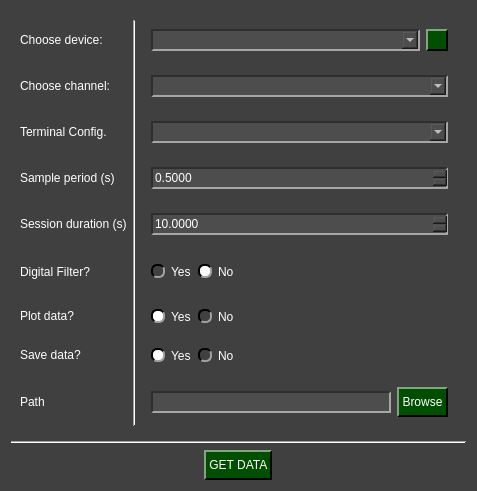
<?xml version="1.0" encoding="UTF-8"?>
<ui version="4.0">
 <class>NIDAQ_GetData_W</class>
 <widget class="QWidget" name="NIDAQ_GetData_W">
  <property name="geometry">
   <rect>
    <x>0</x>
    <y>0</y>
    <width>477</width>
    <height>491</height>
   </rect>
  </property>
  <property name="windowTitle">
   <string>Form</string>
  </property>
  <property name="styleSheet">
   <string notr="true">QComboBox QAbstractItemView {
    background-color: rgb(77, 77, 77);
}

QComboBox QAbstractItemView::item:focus{
    background-color: rgb(140, 140, 140);
}

QDoubleSpinBox{
	background-color: rgb(77, 77, 77);
	
	border-top: 1.5px solid rgb(46, 46, 46);
	border-left: 1.5px solid rgb(46, 46, 46);

	border-bottom: 1.5px solid rgb(166, 166, 166);
	border-right: 1.5px solid rgb(166, 166, 166);
}

QDoubleSpinBox::up-button{
    image: url(:/imgs/imgs/drop_up_arrow.png);
	width: 11px;

	background-color: rgb(0, 79, 0);
	border-top: 1.5px solid rgb(127, 167, 127);
	border-left: 1.5px solid rgb(127, 167, 127);

	border-bottom: 1.5px solid rgb(0, 0, 0);
	border-right: 1.5px solid rgb(0, 0, 0);
}

QDoubleSpinBox::up-button:pressed{
	border: 2px solid rgb(255, 255, 255);
}

QDoubleSpinBox::up-button:hover{
	background-color: rgb(0, 50, 0);
}

QDoubleSpinBox::down-button{
    image: url(:/imgs/imgs/drop_down_arrow.png);
	width: 11px;

	background-color: rgb(0, 79, 0);
	border-top: 1.5px solid rgb(127, 167, 127);
	border-left: 1.5px solid rgb(127, 167, 127);

	border-bottom: 1.5px solid rgb(0, 0, 0);
	border-right: 1.5px solid rgb(0, 0, 0);
}

QDoubleSpinBox::down-button:pressed{
	border: 2px solid rgb(255, 255, 255);
}

QDoubleSpinBox::down-button:hover{
	background-color: rgb(0, 50, 0);
}

QWidget#NIDAQ_GetData_W{
	background-color: rgb(64, 64, 64);
}

QWidget{
	color: rgb(255, 255, 255);
}

QComboBox{
	background-color: rgb(77, 77, 77);
	
	border-top: 1.5px solid rgb(46, 46, 46);
	border-left: 1.5px solid rgb(46, 46, 46);

	border-bottom: 1.5px solid rgb(166, 166, 166);
	border-right: 1.5px solid rgb(166, 166, 166);
}


QComboBox::drop-down{
	image: url(:/imgs/imgs/drop_down_arrow.png);
	width: 11px;

	background-color: rgb(0, 79, 0);
	border-top: 2px solid rgb(127, 167, 127);
	border-left: 2px solid rgb(127, 167, 127);

	border-bottom: 2px solid rgb(0, 0, 0);
	border-right: 2px solid rgb(0, 0, 0);
}

QComboBox::drop-down:hover{
	background-color: rgb(0, 50, 0);
}

QComboBox::drop-down:pressed{
	border: 2px solid rgb(255, 255, 255);
}

QPushButton{
	background-color: rgb(0, 79, 0);

	border-top: 1.5px solid rgb(127, 167, 127);
	border-left: 1.5px solid rgb(127, 167, 127);

	border-bottom: 1.5px solid rgb(0, 0, 0);
	border-right: 1.5px solid rgb(0, 0, 0);

	
	font: 12pt &quot;Helvetica&quot;;
	text-align:center;
}

QWidget{
	font: 12pt &quot;Helvetica&quot;;
}

QPushButton:hover{
	background-color: rgb(0, 50, 0);
}

QPushButton:pressed{
	border: 2px solid rgb(255, 255, 255);
}

QLineEdit{
	background-color: rgb(77, 77, 77);
	border-top: 1.5px solid rgb(46, 46, 46);
	border-left: 1.5px solid rgb(46, 46, 46);

	border-bottom: 1.5px solid rgb(166, 166, 166);
	border-right: 1.5px solid rgb(166, 166, 166);
}

QRadioButton::indicator{
	border-radius: 6px;
	border-top: 1.5px solid rgb(0, 0, 0);
	border-left: 1.5px solid rgb(0, 0, 0);

	border-bottom: 1.5px solid rgb(160, 160, 160);
	border-right: 1.5px solid rgb(160, 160, 160);
}

QRadioButton::indicator::checked{
	background-color: white;
}

QRadioButton::indicator::unchecked:hover{
	background-color: #9F9F9F;
}

QRadioButton::indicator::pressed{
	border: 1.5px solid #505050
}

QPushButton#reload_devices{
	image: url(:/imgs/imgs/reload.png);
	width: 11px;
	background-color: rgb(0, 79, 0);

	border-top: 1.5px solid rgb(127, 167, 127);
	border-left: 1.5px solid rgb(127, 167, 127);

	border-bottom: 1.5px solid rgb(0, 0, 0);
	border-right: 1.5px solid rgb(0, 0, 0);

	
	font: 12pt &quot;Helvetica&quot;;
	text-align:center;
}

QPushButton#reload_devices:hover{
	background-color: rgb(0, 50, 0);
}

QPushButton#reload_devices:pressed{
	border: 2px solid rgb(255, 255, 255);
}</string>
  </property>
  <layout class="QGridLayout" name="gridLayout_2">
   <item row="0" column="0">
    <widget class="QWidget" name="widget" native="true">
     <layout class="QGridLayout" name="gridLayout">
      <item row="6" column="0">
       <widget class="QLabel" name="label_6">
        <property name="minimumSize">
         <size>
          <width>0</width>
          <height>30</height>
         </size>
        </property>
        <property name="maximumSize">
         <size>
          <width>16777215</width>
          <height>30</height>
         </size>
        </property>
        <property name="text">
         <string>Plot data?</string>
        </property>
       </widget>
      </item>
      <item row="7" column="2" alignment="Qt::AlignLeft">
       <widget class="QWidget" name="widget_8" native="true">
        <layout class="QHBoxLayout" name="horizontalLayout_2">
         <item>
          <widget class="QRadioButton" name="yes_save_radio">
           <property name="text">
            <string>Yes</string>
           </property>
           <property name="checked">
            <bool>true</bool>
           </property>
           <attribute name="buttonGroup">
            <string notr="true">save_radio_group</string>
           </attribute>
          </widget>
         </item>
         <item>
          <widget class="QRadioButton" name="no_save_radio">
           <property name="text">
            <string>No</string>
           </property>
           <attribute name="buttonGroup">
            <string notr="true">save_radio_group</string>
           </attribute>
          </widget>
         </item>
        </layout>
       </widget>
      </item>
      <item row="1" column="2">
       <widget class="QWidget" name="widget_3" native="true">
        <layout class="QGridLayout" name="gridLayout_4">
         <item row="0" column="0">
          <widget class="QComboBox" name="channel_combo">
           <property name="minimumSize">
            <size>
             <width>0</width>
             <height>22</height>
            </size>
           </property>
           <property name="maximumSize">
            <size>
             <width>16777215</width>
             <height>22</height>
            </size>
           </property>
          </widget>
         </item>
        </layout>
       </widget>
      </item>
      <item row="0" column="0">
       <widget class="QLabel" name="label">
        <property name="minimumSize">
         <size>
          <width>0</width>
          <height>30</height>
         </size>
        </property>
        <property name="maximumSize">
         <size>
          <width>16777215</width>
          <height>30</height>
         </size>
        </property>
        <property name="text">
         <string>Choose device:</string>
        </property>
       </widget>
      </item>
      <item row="3" column="0">
       <widget class="QLabel" name="label_4">
        <property name="minimumSize">
         <size>
          <width>0</width>
          <height>30</height>
         </size>
        </property>
        <property name="maximumSize">
         <size>
          <width>16777215</width>
          <height>30</height>
         </size>
        </property>
        <property name="text">
         <string>Sample period (s)</string>
        </property>
       </widget>
      </item>
      <item row="2" column="0">
       <widget class="QLabel" name="label_3">
        <property name="minimumSize">
         <size>
          <width>0</width>
          <height>30</height>
         </size>
        </property>
        <property name="maximumSize">
         <size>
          <width>16777215</width>
          <height>30</height>
         </size>
        </property>
        <property name="text">
         <string>Terminal Config.</string>
        </property>
       </widget>
      </item>
      <item row="0" column="2">
       <widget class="QWidget" name="widget_2" native="true">
        <layout class="QGridLayout" name="gridLayout_3">
         <item row="0" column="0">
          <widget class="QComboBox" name="device_combo">
           <property name="minimumSize">
            <size>
             <width>0</width>
             <height>22</height>
            </size>
           </property>
           <property name="maximumSize">
            <size>
             <width>16777215</width>
             <height>22</height>
            </size>
           </property>
          </widget>
         </item>
         <item row="0" column="1">
          <widget class="QPushButton" name="reload_devices">
           <property name="minimumSize">
            <size>
             <width>22</width>
             <height>22</height>
            </size>
           </property>
           <property name="maximumSize">
            <size>
             <width>22</width>
             <height>22</height>
            </size>
           </property>
           <property name="text">
            <string/>
           </property>
          </widget>
         </item>
        </layout>
       </widget>
      </item>
      <item row="0" column="1" rowspan="9">
       <widget class="Line" name="line">
        <property name="orientation">
         <enum>Qt::Vertical</enum>
        </property>
       </widget>
      </item>
      <item row="7" column="0">
       <widget class="QLabel" name="label_7">
        <property name="minimumSize">
         <size>
          <width>0</width>
          <height>30</height>
         </size>
        </property>
        <property name="maximumSize">
         <size>
          <width>16777215</width>
          <height>30</height>
         </size>
        </property>
        <property name="text">
         <string>Save data?</string>
        </property>
       </widget>
      </item>
      <item row="1" column="0">
       <widget class="QLabel" name="label_2">
        <property name="minimumSize">
         <size>
          <width>0</width>
          <height>30</height>
         </size>
        </property>
        <property name="maximumSize">
         <size>
          <width>16777215</width>
          <height>30</height>
         </size>
        </property>
        <property name="text">
         <string>Choose channel:</string>
        </property>
       </widget>
      </item>
      <item row="4" column="0">
       <widget class="QLabel" name="label_5">
        <property name="minimumSize">
         <size>
          <width>0</width>
          <height>30</height>
         </size>
        </property>
        <property name="maximumSize">
         <size>
          <width>16777215</width>
          <height>30</height>
         </size>
        </property>
        <property name="text">
         <string>Session duration (s)</string>
        </property>
       </widget>
      </item>
      <item row="8" column="2">
       <widget class="QWidget" name="widget_9" native="true">
        <layout class="QHBoxLayout" name="horizontalLayout_3">
         <item alignment="Qt::AlignVCenter">
          <widget class="QLineEdit" name="path_line_edit">
           <property name="minimumSize">
            <size>
             <width>0</width>
             <height>22</height>
            </size>
           </property>
           <property name="maximumSize">
            <size>
             <width>16777215</width>
             <height>22</height>
            </size>
           </property>
          </widget>
         </item>
         <item alignment="Qt::AlignVCenter">
          <widget class="QPushButton" name="path_folder_browse">
           <property name="minimumSize">
            <size>
             <width>0</width>
             <height>30</height>
            </size>
           </property>
           <property name="maximumSize">
            <size>
             <width>16777215</width>
             <height>30</height>
            </size>
           </property>
           <property name="text">
            <string> Browse </string>
           </property>
          </widget>
         </item>
        </layout>
       </widget>
      </item>
      <item row="3" column="2">
       <widget class="QWidget" name="widget_5" native="true">
        <layout class="QGridLayout" name="gridLayout_6">
         <item row="0" column="0">
          <widget class="QDoubleSpinBox" name="Ts_in">
           <property name="minimumSize">
            <size>
             <width>0</width>
             <height>22</height>
            </size>
           </property>
           <property name="maximumSize">
            <size>
             <width>16777215</width>
             <height>22</height>
            </size>
           </property>
           <property name="decimals">
            <number>4</number>
           </property>
           <property name="maximum">
            <double>999.990000000000009</double>
           </property>
           <property name="singleStep">
            <double>0.010000000000000</double>
           </property>
           <property name="stepType">
            <enum>QAbstractSpinBox::AdaptiveDecimalStepType</enum>
           </property>
           <property name="value">
            <double>0.500000000000000</double>
           </property>
          </widget>
         </item>
        </layout>
       </widget>
      </item>
      <item row="8" column="0" alignment="Qt::AlignVCenter">
       <widget class="QLabel" name="label_8">
        <property name="minimumSize">
         <size>
          <width>0</width>
          <height>30</height>
         </size>
        </property>
        <property name="maximumSize">
         <size>
          <width>16777215</width>
          <height>30</height>
         </size>
        </property>
        <property name="text">
         <string>Path</string>
        </property>
       </widget>
      </item>
      <item row="4" column="2">
       <widget class="QWidget" name="widget_6" native="true">
        <layout class="QGridLayout" name="gridLayout_7">
         <item row="0" column="0">
          <widget class="QDoubleSpinBox" name="sesh_dur_in">
           <property name="minimumSize">
            <size>
             <width>0</width>
             <height>22</height>
            </size>
           </property>
           <property name="maximumSize">
            <size>
             <width>16777215</width>
             <height>22</height>
            </size>
           </property>
           <property name="decimals">
            <number>4</number>
           </property>
           <property name="maximum">
            <double>86400.000000000000000</double>
           </property>
           <property name="singleStep">
            <double>0.010000000000000</double>
           </property>
           <property name="stepType">
            <enum>QAbstractSpinBox::AdaptiveDecimalStepType</enum>
           </property>
           <property name="value">
            <double>10.000000000000000</double>
           </property>
          </widget>
         </item>
        </layout>
       </widget>
      </item>
      <item row="2" column="2">
       <widget class="QWidget" name="widget_4" native="true">
        <layout class="QGridLayout" name="gridLayout_5">
         <item row="0" column="0">
          <widget class="QComboBox" name="terminal_config_combo">
           <property name="minimumSize">
            <size>
             <width>0</width>
             <height>22</height>
            </size>
           </property>
           <property name="maximumSize">
            <size>
             <width>16777215</width>
             <height>22</height>
            </size>
           </property>
          </widget>
         </item>
        </layout>
       </widget>
      </item>
      <item row="6" column="2" alignment="Qt::AlignLeft">
       <widget class="QWidget" name="widget_7" native="true">
        <layout class="QHBoxLayout" name="horizontalLayout">
         <item>
          <widget class="QRadioButton" name="yes_plot_radio">
           <property name="text">
            <string>Yes</string>
           </property>
           <property name="checked">
            <bool>true</bool>
           </property>
           <attribute name="buttonGroup">
            <string notr="true">plot_radio_group</string>
           </attribute>
          </widget>
         </item>
         <item>
          <widget class="QRadioButton" name="no_plot_radio">
           <property name="text">
            <string>No</string>
           </property>
           <attribute name="buttonGroup">
            <string notr="true">plot_radio_group</string>
           </attribute>
          </widget>
         </item>
        </layout>
       </widget>
      </item>
      <item row="5" column="0">
       <widget class="QLabel" name="label_9">
        <property name="text">
         <string>Digital Filter?</string>
        </property>
       </widget>
      </item>
      <item row="5" column="2" alignment="Qt::AlignLeft">
       <widget class="QWidget" name="widget_10" native="true">
        <layout class="QHBoxLayout" name="horizontalLayout_4">
         <item>
          <widget class="QRadioButton" name="yes_radio">
           <property name="text">
            <string>Yes</string>
           </property>
           <property name="checked">
            <bool>false</bool>
           </property>
           <attribute name="buttonGroup">
            <string notr="true">filter_radio_group</string>
           </attribute>
          </widget>
         </item>
         <item alignment="Qt::AlignLeft">
          <widget class="QRadioButton" name="No_radio">
           <property name="text">
            <string>No</string>
           </property>
           <property name="checked">
            <bool>true</bool>
           </property>
           <attribute name="buttonGroup">
            <string notr="true">filter_radio_group</string>
           </attribute>
          </widget>
         </item>
        </layout>
       </widget>
      </item>
     </layout>
    </widget>
   </item>
   <item row="1" column="0">
    <widget class="Line" name="line_2">
     <property name="orientation">
      <enum>Qt::Horizontal</enum>
     </property>
    </widget>
   </item>
   <item row="2" column="0" alignment="Qt::AlignHCenter">
    <widget class="QPushButton" name="start_get_data">
     <property name="minimumSize">
      <size>
       <width>0</width>
       <height>30</height>
      </size>
     </property>
     <property name="maximumSize">
      <size>
       <width>16777215</width>
       <height>30</height>
      </size>
     </property>
     <property name="styleSheet">
      <string notr="true"/>
     </property>
     <property name="text">
      <string> GET DATA </string>
     </property>
    </widget>
   </item>
  </layout>
 </widget>
 <resources>
  <include location="resources_1.qrc"/>
 </resources>
 <connections/>
 <buttongroups>
  <buttongroup name="save_radio_group"/>
  <buttongroup name="plot_radio_group"/>
  <buttongroup name="filter_radio_group"/>
 </buttongroups>
</ui>
